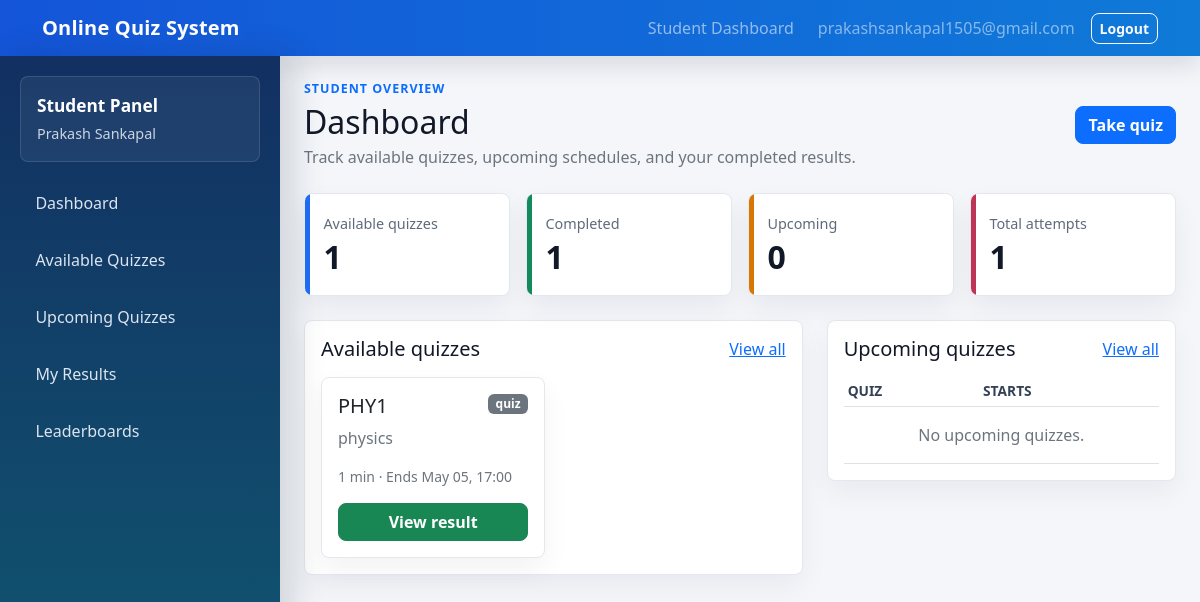
The app's page /student/dashboard/ (signed in) with its own data.
### quizzes/models.py (models this page shows, shortened)
class Quiz(models.Model):
    teacher = models.ForeignKey(
        settings.AUTH_USER_MODEL,
        on_delete=models.CASCADE,
        related_name="created_quizzes",
        blank=True,
        null=True,
    )
    title = models.CharField(max_length=200)
    description = models.TextField()
    category = models.CharField(max_length=100)
    year = models.CharField(max_length=20, default="1")
    branch = models.CharField(max_length=100, default="CSE")
    section = models.CharField(max_length=20, default="A")
    time_limit = models.PositiveIntegerField(help_text="Time limit in minutes")
    start_time = models.DateTimeField()
    end_time = models.DateTimeField()
    access_code = models.CharField(max_length=50, blank=True, null=True)
    class Meta:
        ordering = ["start_time", "title"]

### quizzes/views.py (the view)
# urls.py: path("student/dashboard/", views.student_dashboard, name="student_dashboard"),
@login_required
def student_dashboard(request):
    if request.user.is_staff:
        return redirect("teacher_dashboard")
    form = QuizFilterForm(request.GET or None)
    quizzes = _quizzes_for_student(request.user).order_by("category", "title")
    if form.is_valid() and form.cleaned_data.get("category"):
        quizzes = quizzes.filter(category=form.cleaned_data["category"])
    attempts = Attempt.objects.filter(user=request.user, quiz__in=quizzes)
    attempt_map = {attempt.quiz_id: attempt for attempt in attempts}
    quiz_rows = [{"quiz": quiz, "attempt": attempt_map.get(quiz.id)} for quiz in quizzes]
    all_class_quizzes = _all_class_quizzes_for_student(request.user)
    all_attempts = Attempt.objects.filter(user=request.user).select_related("quiz")
    completed_attempts = all_attempts.filter(is_submitted=True)
    upcoming_quizzes = all_class_quizzes.filter(start_time__gt=timezone.now()).order_by("start_time")[:5]
    active_quiz_count = _quizzes_for_student(request.user).count()
    return render(
        request,
        "quizzes/student_dashboard.html",
        {
            "form": form,
            "quiz_rows": quiz_rows,
            "now": timezone.now(),
            "all_attempts": all_attempts,
            "completed_attempts": completed_attempts,
            "upcoming_quizzes": upcoming_quizzes,
            "active_quiz_count": active_quiz_count,
        },
    )

### quizzes/forms.py (called while the page is built)
def _apply_bootstrap_fields(form):
    for field in form.fields.values():
        widget = field.widget
        css_class = "form-select" if isinstance(widget, forms.Select) else "form-control"
        existing = widget.attrs.get("class", "")
        widget.attrs["class"] = f"{existing} {css_class}".strip()

### quizzes/views.py (called while the page is built)
def _available_quizzes():
    now = timezone.now()
    return Quiz.objects.filter(start_time__lte=now, end_time__gte=now)

def _all_class_quizzes_for_student(user):
    profile = getattr(user, "student_profile", None)
    if not profile:
        return Quiz.objects.none()
    return Quiz.objects.filter(
        year__iexact=profile.year,
        branch__iexact=profile.branch,
        section__iexact=profile.section,
    )

def _quizzes_for_student(user):
    quizzes = _available_quizzes()
    profile = getattr(user, "student_profile", None)
    if not profile:
        return quizzes.none()
    return quizzes.filter(
        year__iexact=profile.year,
        branch__iexact=profile.branch,
        section__iexact=profile.section,
    )

### quizzes/templates/quizzes/student_dashboard.html (shortened to what this page needs)
{% extends "quizzes/student_base.html" %}
{% block student_content %}
<div class="d-flex flex-column flex-md-row justify-content-between align-items-md-center gap-3 mb-4">
    <div>
        <p class="eyebrow mb-1">Student Overview</p>
        <h1 class="h2 mb-1">Dashboard</h1>
        <p class="text-secondary mb-0">Track available quizzes, upcoming schedules, and your completed results.</p>
    </div>
    <a class="btn btn-primary" href="{% url 'quiz_list' %}">Take quiz</a>
</div>
<div class="row g-3 mb-4">
    <div class="col-sm-6 col-xl-3">
        <div class="metric metric-primary"><span>Available quizzes</span><strong>{{ active_quiz_count }}</strong></div>
    </div>
    <div class="col-sm-6 col-xl-3">
        <div class="metric metric-green"><span>Completed</span><strong>{{ completed_attempts.count }}</strong></div>
    </div>
    <div class="col-sm-6 col-xl-3">
        <div class="metric metric-amber"><span>Upcoming</span><strong>{{ upcoming_quizzes|length }}</strong></div>
    </div>
    <div class="col-sm-6 col-xl-3">
        <div class="metric metric-rose"><span>Total attempts</span><strong>{{ all_attempts.count }}</strong></div>
    </div>
</div>
<div class="row g-4">
    <div class="col-xl-7">
        <div class="section-panel">
            <div class="d-flex justify-content-between align-items-center mb-3">
                <h2 class="h5 mb-0">Available quizzes</h2>
                <a href="{% url 'quiz_list' %}">View all</a>
            </div>
            <div class="row g-3">
                {% for row in quiz_rows|slice:":2" %}
                    <div class="col-md-6">
                        <div class="card h-100 quiz-card">
                            <div class="card-body d-flex flex-column">
                                <div class="d-flex justify-content-between align-items-start gap-2 mb-2">
                                    <h3 class="h5 mb-0">{{ row.quiz.title }}</h3>
                                    <span class="badge text-bg-secondary">{{ row.quiz.category }}</span>
                                </div>
                                <p class="text-secondary flex-grow-1">{{ row.quiz.description }}</p>
                                <div class="small text-secondary mb-3">{{ row.quiz.time_limit }} min · Ends {{ row.quiz.end_time|date:"M d, H:i" }}</div>
                                {% if row.attempt and row.attempt.is_submitted %}
                                    <a class="btn btn-success" href="{% url 'result' row.attempt.id %}">View result</a>
                                {% elif row.attempt %}
                                    <a class="btn btn-warning" href="{% url 'attempt_question' row.attempt.id 1 %}">Resume</a>
                                {% else %}
                                    <a class="btn btn-primary" href="{% url 'quiz_instruction' row.quiz.id %}">Take quiz</a>
                                {% endif %}
                            </div>
                        </div>
                    </div>
                {% empty %}
                    <div class="col-12"><div class="alert alert-info mb-0">No quizzes are available right now.</div></div>
                {% endfor %}
            </div>
        </div>
    </div>
    <div class="col-xl-5">
        <div class="section-panel">
            <div class="d-flex justify-content-between align-items-center mb-3">
                <h2 class="h5 mb-0">Upcoming quizzes</h2>
                <a href="{% url 'student_upcoming_quizzes' %}">View all</a>
            </div>
            <div class="table-responsive">
                <table class="table table-sm align-middle mb-0">
                    <thead><tr><th>Quiz</th><th>Starts</th></tr></thead>
                    <tbody>
                    {% for quiz in upcoming_quizzes %}
                        <tr>
                            <td>{{ quiz.title }}</td>
                            <td>{{ quiz.start_time|date:"M d, H:i" }}</td>
                        </tr>
                    {% empty %}
                        <tr><td colspan="2" class="text-center text-secondary py-3">No upcoming quizzes.</td></tr>
                    {% endfor %}
                    </tbody>
                </table>
            </div>
        </div>
    </div>
</div>
{% endblock %}

### quizzes/templates/quizzes/student_base.html (shortened to what this page needs)
{% extends "quizzes/base.html" %}
{% block main %}
<div class="teacher-layout student-layout">
    <aside class="teacher-sidebar student-sidebar">
        <div class="teacher-sidebar-header">
            <div class="teacher-sidebar-title">Student Panel</div>
            <div class="teacher-sidebar-user">{{ user.get_full_name|default:user.email|default:user.username }}</div>
        </div>
        <nav class="teacher-nav" aria-label="Student navigation">
            <a href="{% url 'student_dashboard' %}"><span>Dashboard</span></a>
            <a href="{% url 'quiz_list' %}"><span>Available Quizzes</span></a>
            <a href="{% url 'student_upcoming_quizzes' %}"><span>Upcoming Quizzes</span></a>
            <a href="{% url 'student_results' %}"><span>My Results</span></a>
            <a href="{% url 'student_leaderboards' %}"><span>Leaderboards</span></a>
        </nav>
    </aside>
    <section class="teacher-content">
        {% block student_content %}{% endblock %}
    </section>
</div>
{% endblock %}

### quizzes/templates/quizzes/base.html (shortened to what this page needs)
{% load static %}
<!doctype html>
<html lang="en">
<head>
    <link href="https://cdn.jsdelivr.net/npm/bootstrap@5.3.3/dist/css/bootstrap.min.css" rel="stylesheet">
    <link rel="stylesheet" href="{% static 'quizzes/styles.css' %}?v=20260505">
</head>
<body>
<nav class="navbar navbar-expand-lg navbar-dark bg-primary">
    <div class="container">
        <a class="navbar-brand fw-semibold" href="{% url 'home' %}">Online Quiz System</a>
        <div class="collapse navbar-collapse" id="mainNav">
            <ul class="navbar-nav ms-auto align-items-lg-center gap-lg-2">
                {% if user.is_authenticated %}
                    {% if user.is_staff %}
                        <li class="nav-item"><a class="nav-link" href="{% url 'teacher_dashboard' %}">Teacher Dashboard</a></li>
                    {% else %}
                        <li class="nav-item"><a class="nav-link" href="{% url 'student_dashboard' %}">Student Dashboard</a></li>
                    {% endif %}
                    <li class="nav-item text-white-50 px-lg-2">{{ user.username }}</li>
                    <li class="nav-item">
                        <form method="post" action="{% url 'logout' %}">
                            <button class="btn btn-outline-light btn-sm" type="submit">Logout</button>
                        </form>
                    </li>
                {% else %}
                    <li class="nav-item"><a class="nav-link" href="{% url 'student_login' %}">Student Login</a></li>
                    <li class="nav-item"><a class="nav-link" href="{% url 'teacher_login' %}">Teacher Login</a></li>
                {% endif %}
            </ul>
        </div>
    </div>
</nav>
{% block main %}{% endblock %}
</body>
</html>

### quizzes/static/quizzes/styles.css (style rules this page uses)
body { background: #f4f6fa; color: #111827; }
.navbar.bg-primary { background: linear-gradient(90deg, #1455d9, #0f7ad8) !important; box-shadow: 0 10px 24px rgba(17, 24, 39, .12); }
.navbar-brand { letter-spacing: .2px; }
.quiz-card, .question-panel, .metric { background: #fff; border: 1px solid #e3e7ee; border-radius: 8px; box-shadow: 0 12px 28px rgba(15, 23, 42, .05); }
.metric { padding: 1.15rem; position: relative; overflow: hidden; box-shadow: 0 12px 28px rgba(15, 23, 42, .06); }
.metric span { display: block; color: #5f6b7a; font-size: .9rem; }
.metric strong { display: block; font-size: 2rem; line-height: 1.2; margin-top: .25rem; }
.metric::before { content: ""; position: absolute; inset: 0 auto 0 0; width: 5px; background: #1d6cf2; }
.metric-primary::before { background: #1d6cf2; }
.metric-green::before { background: #138a5b; }
.metric-amber::before { background: #d97706; }
.metric-rose::before { background: #be3455; }
.teacher-layout { display: grid; grid-template-columns: 280px minmax(0, 1fr); min-height: calc(100vh - 56px); }
.teacher-sidebar { background: linear-gradient(180deg, #111827 0%, #172033 100%); color: #fff; padding: 1.25rem; box-shadow: 12px 0 32px rgba(15, 23, 42, .16); position: sticky; top: 0; height: calc(100vh - 56px); }
.student-sidebar { background: linear-gradient(180deg, #123062 0%, #105b72 100%); }
.teacher-sidebar-header { border: 1px solid rgba(255, 255, 255, .12); background: rgba(255, 255, 255, .06); border-radius: 8px; margin-bottom: 1rem; padding: 1rem; }
.teacher-sidebar-title { font-weight: 700; font-size: 1.08rem; }
.teacher-sidebar-user { color: #cbd5e1; font-size: .9rem; margin-top: .25rem; overflow-wrap: anywhere; }
.teacher-nav { display: grid; gap: .45rem; }
.teacher-nav a { color: #dbe4f0; display: flex; align-items: center; min-height: 44px; text-decoration: none; padding: .75rem .9rem; border: 1px solid transparent; border-radius: 8px; transition: background-color .15s ease, border-color .15s ease, transform .15s ease; }
.teacher-content { min-width: 0; padding: 1.5rem; overflow-x: hidden; }
.section-panel { background: #fff; border: 1px solid #e3e7ee; border-radius: 8px; padding: 1rem; box-shadow: 0 12px 28px rgba(15, 23, 42, .05); }
.eyebrow { color: #0d6efd; font-size: .78rem; font-weight: 700; letter-spacing: .08em; text-transform: uppercase; }
.table { --bs-table-striped-bg: #f8fafc; }
.table thead th { color: #334155; font-size: .86rem; font-weight: 700; text-transform: uppercase; vertical-align: middle; }
.table td { vertical-align: middle; }
.btn { border-radius: 8px; font-weight: 600; }

### records on screen
Quiz: quiz "PHY1", quiz.category "quiz", quiz.description "physics", quiz.time_limit "1", quiz.end_time "May 05, 17:00"

### other values on screen
{{ user.username }} "prakashsankapal1505@gmail.com"
{{ user.get_full_name|default:user.email|default:user.username }} "Prakash Sankapal"
{{ active_quiz_count }} "1"
{{ completed_attempts.count }} "1"
{{ upcoming_quizzes|length }} "0"
{{ all_attempts.count }} "1"
